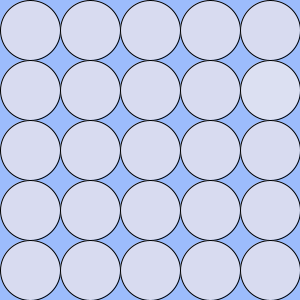
Frame 1 (no input)
Frame 60 (the mouse pressed at the canvas centre just before this capture): identical to frame 1, image omitted
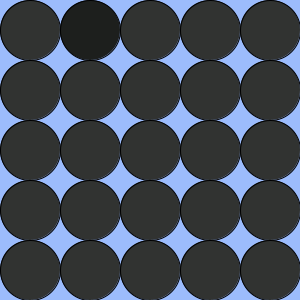
Frame 120 (the mouse held since frame 60 and released just before this capture)

The Processing sketch that drew these frames (run headless with seeded random() and noise(); from frame 60 on, the mouse is pressed at the canvas centre):

// Processing sketch: week03_12
// ── week03_12.pde
void setup()
{
  size(300, 300);
  colorMode(HSB, 360, 100, 100);
  chooseColor();
}
void mousePressed()
{
  chooseColor();
}
int I, J;
float h, s, b, dh, ds, db;
void chooseColor()
{
  h = random(360);
  s = random(38);
  b = random(99);
  I = int(random(5));
  J = int(random(5));
  dh = random(-10, +10);
  ds = random(-10, +10);
  db = random(-10, +10);
}
void draw()
{
  background(220, 38 ,99);
  for(int i=0; i<5; i++)
  {
    for(int j=0; j<5; j++)
    {
      if(i==I && j==J) fill (h+dh, s+ds, b+db);
      else fill(h, s, b);
      ellipse(30+j*60, 30+i*60, 60 ,60);
    }
  }
}
